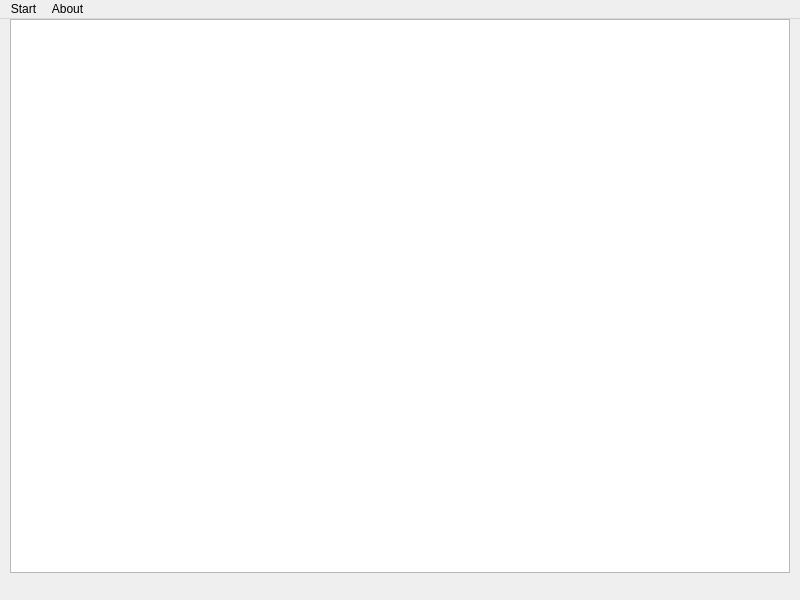
<?xml version="1.0" encoding="UTF-8"?>
<ui version="4.0">
 <class>MainWindow</class>
 <widget class="QMainWindow" name="MainWindow">
  <property name="geometry">
   <rect>
    <x>0</x>
    <y>0</y>
    <width>800</width>
    <height>600</height>
   </rect>
  </property>
   <property name="windowTitle">
    <string>App Launcher</string>
   </property>
  <widget class="QWidget" name="centralwidget">
   <layout class="QVBoxLayout" name="verticalLayout">
    <property name="leftMargin">
     <number>10</number>
    </property>
    <property name="topMargin">
     <number>0</number>
    </property>
    <property name="rightMargin">
     <number>10</number>
    </property>
    <property name="bottomMargin">
     <number>8</number>
    </property>
    <item>
     <widget class="QListWidget" name="iconListWidget">
      <property name="iconSize">
       <size>
        <width>64</width>
        <height>64</height>
       </size>
      </property>
      <property name="movement">
       <enum>QListView::Movement::Static</enum>
      </property>
      <property name="resizeMode">
       <enum>QListView::ResizeMode::Adjust</enum>
      </property>
       <property name="gridSize">
        <size>
         <width>120</width>
         <height>130</height>
        </size>
       </property>
      <property name="viewMode">
       <enum>QListView::ViewMode::IconMode</enum>
      </property>
     </widget>
    </item>
   </layout>
  </widget>
  <widget class="QMenuBar" name="menubar">
   <property name="geometry">
    <rect>
     <x>0</x>
     <y>0</y>
     <width>800</width>
     <height>21</height>
    </rect>
   </property>
   <widget class="QMenu" name="menu">
    <property name="title">
     <string>Start</string>
    </property>
    <widget class="QMenu" name="menu_3">
     <property name="title">
      <string>New</string>
     </property>
     <addaction name="actionApp"/>
     <addaction name="actionFunc"/>
    </widget>
    <addaction name="menu_3"/>
    <addaction name="actionOpen_config"/>
    <addaction name="actionToggleDarkMode"/>
    <addaction name="separator"/>
    <addaction name="actionExit"/>
   </widget>
   <widget class="QMenu" name="menu_2">
    <property name="title">
     <string>About</string>
    </property>
    <addaction name="actionQuickStart"/>
    <addaction name="actionQt"/>
   </widget>
   <addaction name="menu"/>
   <addaction name="menu_2"/>
  </widget>
  <widget class="QStatusBar" name="statusbar">
   <property name="sizeGripEnabled">
    <bool>false</bool>
   </property>
  </widget>
  <action name="actionOpen_config">
   <property name="text">
    <string>Open config</string>
   </property>
   <property name="shortcut">
    <string>Ctrl+S, Ctrl+E</string>
   </property>
   <property name="menuRole">
    <enum>QAction::MenuRole::TextHeuristicRole</enum>
   </property>
  </action>
  <action name="actionExit">
   <property name="text">
    <string>Exit</string>
   </property>
   <property name="menuRole">
    <enum>QAction::MenuRole::QuitRole</enum>
   </property>
  </action>
  <action name="actionQuickStart">
   <property name="text">
    <string>QuickStart</string>
   </property>
   <property name="menuRole">
    <enum>QAction::MenuRole::AboutRole</enum>
   </property>
  </action>
  <action name="actionQt">
   <property name="text">
    <string>Qt</string>
   </property>
   <property name="menuRole">
    <enum>QAction::MenuRole::AboutQtRole</enum>
   </property>
  </action>
   <action name="actionApp">
    <property name="text">
     <string>App Collection</string>
    </property>
   </action>
   <action name="actionFunc">
    <property name="text">
     <string>Functions</string>
    </property>
   </action>
   <action name="actionToggleDarkMode">
    <property name="checkable">
     <bool>true</bool>
    </property>
    <property name="text">
     <string>Dark Mode</string>
    </property>
   </action>
  </widget>
 <resources/>
 <connections/>
</ui>
